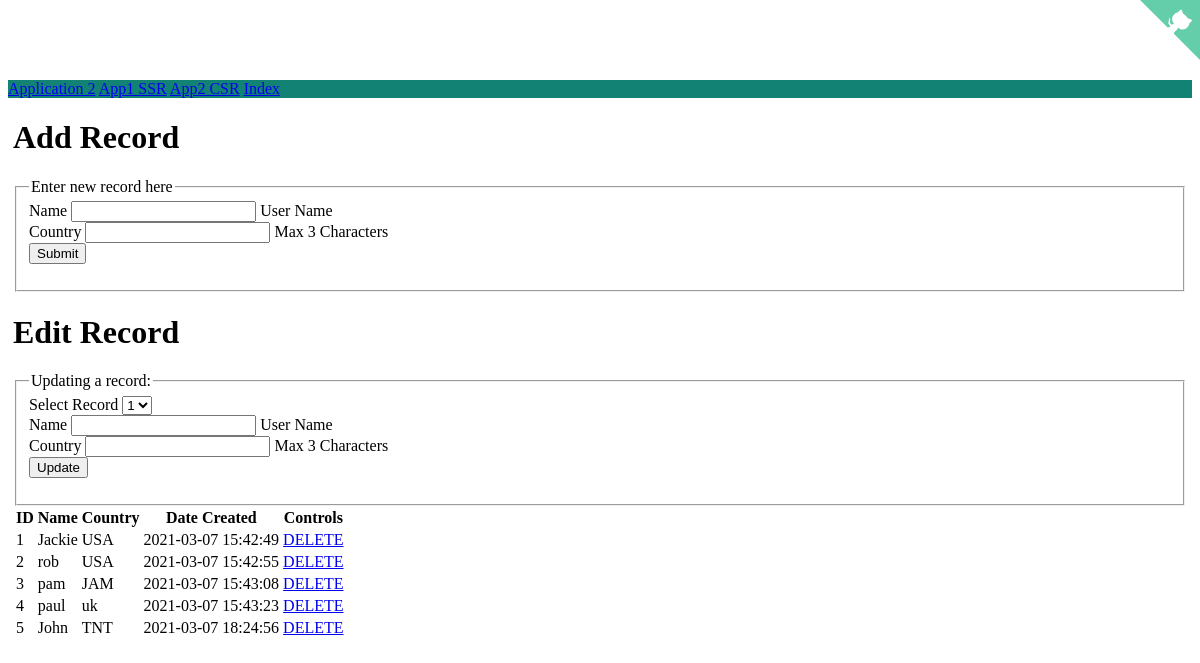
Page /app1 on the earlier database version.
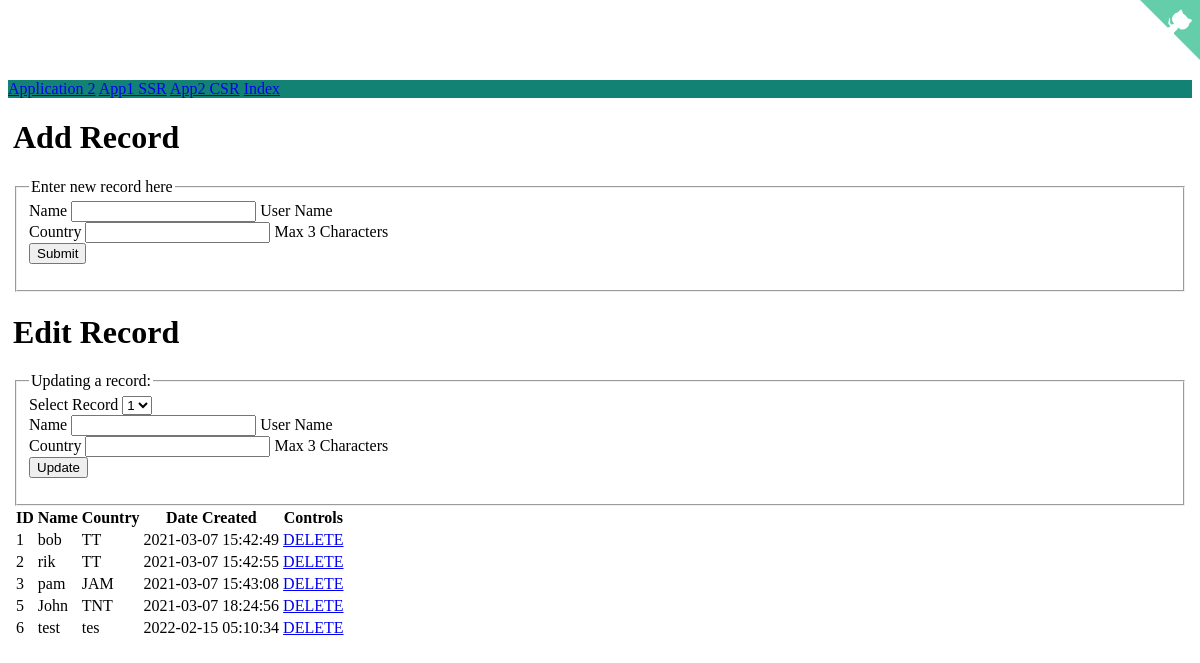
Same page on the later database version.
### main.py (models this page shows, shortened)
class Person(db.Model):
    __tablename__ = 'persons'
    id = Column(Integer, primary_key=True, autoincrement="auto")
    name = Column(String(50), unique=True)
    date_created = Column(DateTime(), server_default=func.now())
    country = Column(String(3), default='TnT')
    def toDict(self):
        return {
            'id': self.id,
            'name': self.name,
            'date_created': self.date_created,
            'country': self.country
        }

### main.py (the view)
@app.route('/app1')
def app1():
    records = Person.query.all()
    records = list(map(lambda object: object.toDict(), records))
    response = jsonify(records)
    return render_template("app1.html", person=None, records=records, host=host)

### templates/app1.html (shortened to what this page needs)
<html lang="en">
    <head>
        <link rel="stylesheet" href="https://unpkg.com/bootstrap-material-design@4.1.1/dist/css/bootstrap-material-design.min.css">
    </head>
    <body>
    <a href="https://github.com/Snickdx/flaskSample" class="github-corner" aria-label="View source on GitHub">
    </a>
        <nav class='navbar navbar-expand-md navbar-dark fixed-top bg-dark'>
            <a class="navbar-brand" href="#">Application 2</a>
            <a href="/app1" role="button" class="btn btn-primary btn-raised active" aria-pressed="true">App1 SSR</a>
            <a href="/app2" role="button" class="btn btn-primary btn-raised">App2 CSR</a>
            <a href="/" role="button" class="btn btn-primary btn-raised">Index</a>
        </nav>
        <div class="container">
            <div class="row">
                <div class="col-sm-4">
                        <div class="row">
                            <div>
                                <h1>Add Record</h1>
                            </div>
                        </div>
                        <div class="row">
                            <fieldset>
                                <legend>Enter new record here</legend>
                                <form method="POST" action="/persons">
                                  <div class="form-group">
                                    <label for="nameText" class="bmd-label-floating">Name</label>
                                    <input type="text" name="name" class="form-control" id="nameText">
                                    <span class="bmd-help">User Name</span>
                                  </div>
                                  <div class="form-group">
                                    <label for="countryText" class="bmd-label-floating">Country</label>
                                    <input type="text" name="country" maxlength="3" class="form-control" id="countryText">
                                    <span class="bmd-help">Max 3 Characters</span>
                                  </div>
                                  <button type="submit" class="btn btn-primary btn-raised">Submit</button>
                                </form>
                            </fieldset>
                        </div>
                        <div class="row">
                            <h1>Edit Record</h1>
                        </div>
                        <div class="row">
                            <fieldset>
                                <legend>Updating a record:</legend>
                                <form method="POST" action="/persons/update">
                                    <div class="form-group">
                                        <label for="recSelect">Select Record</label>
                                        <select name="id" class="form-control">
                                            {% for user in records %}
                                                <option>{{user.id}}</option>
                                            {% endfor %}
                                        </select>
                                    </div>
                                    <div class="form-group">
                                        <label for="nameText" class="bmd-label-floating">Name</label>
                                        <input type="text" name="name" class="form-control" value="" id="nameText">
                                        <span class="bmd-help">User Name</span>
                                    </div>
                                    <div class="form-group">
                                        <label for="countryText" class="bmd-label-floating">Country</label>
                                        <input type="text" name="country" maxlength="3" value="" class="form-control"
                                            id="countryText">
                                        <span class="bmd-help">Max 3 Characters</span>
                                    </div>
                                        <button type="submit" class="btn btn-primary btn-raised">Update</button>
                                </form>
                            </fieldset>
                        </div>
                </div>
                <div class="col-sm-8">
                    <table class="table table-striped table-hover">
                        <thead class="thead-dark">
                            <tr>
                                <th>ID</th><th>Name</th><th>Country</th><th>Date Created</th><th>Controls</th>
                            </tr>
                        </thead>
                        <tbody>
                            {% for user in records %}
                            <tr>
                                <td>{{user.id}}</td>
                                <td>{{user.name}}</td>
                                <td>{{user.country}}</td>
                                <td>{{user.date_created}}</td>
                                <td>
                                    <a class="btn btn-primary" href="/persons/delete/{{user.id}}">DELETE</a>
                                </td>
                            </tr>
                            {% endfor %}
                        </tbody>
                    </table>
                </div>
            </div>
        </div>
    </body>
</html>

### templates/app1.html (style rules this page uses)
body { min-height: 75rem; padding-top: 4.5rem; }
.bg-dark { background-color: #128275!important; }
.container { padding-left:5px; padding-right:5px; }

Differences in the rows shown:
removed Person: id "4", name "paul", country "uk", date_created "2021-03-07 15:43:23"
changed Person id 1: name "Jackie" → "bob"; country "USA" → "TT"
changed Person id 2: name "rob" → "rik"; country "USA" → "TT"
added Person: id "6", name "test", country "tes", date_created "2022-02-15 05:10:34"
